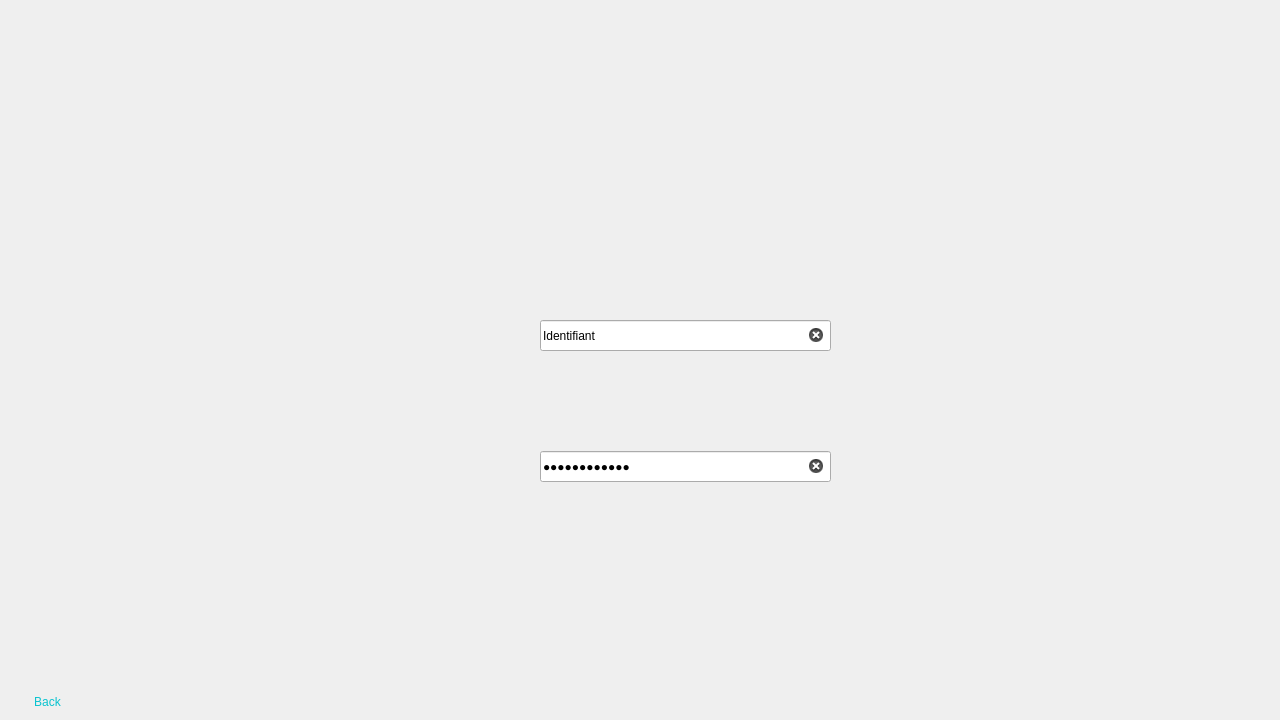
<?xml version="1.0" encoding="UTF-8"?>
<ui version="4.0">
 <class>loginSec</class>
 <widget class="QDialog" name="loginSec">
  <property name="geometry">
   <rect>
    <x>0</x>
    <y>0</y>
    <width>1280</width>
    <height>720</height>
   </rect>
  </property>
  <property name="minimumSize">
   <size>
    <width>1280</width>
    <height>720</height>
   </size>
  </property>
  <property name="maximumSize">
   <size>
    <width>1280</width>
    <height>720</height>
   </size>
  </property>
  <property name="baseSize">
   <size>
    <width>1280</width>
    <height>720</height>
   </size>
  </property>
  <property name="windowTitle">
   <string>MED++</string>
  </property>
  <widget class="QWidget" name="widget" native="true">
   <property name="geometry">
    <rect>
     <x>0</x>
     <y>0</y>
     <width>1281</width>
     <height>721</height>
    </rect>
   </property>
   <property name="styleSheet">
    <string notr="true">QWidget#widget 
{
	background-image: url(:/Loginsec.png);
}</string>
   </property>
   <widget class="QLineEdit" name="lineEdit_2">
    <property name="geometry">
     <rect>
      <x>540</x>
      <y>451</y>
      <width>291</width>
      <height>31</height>
     </rect>
    </property>
    <property name="text">
     <string>Mot de passe</string>
    </property>
    <property name="echoMode">
     <enum>QLineEdit::Password</enum>
    </property>
    <property name="clearButtonEnabled">
     <bool>true</bool>
    </property>
   </widget>
   <widget class="QLineEdit" name="lineEdit">
    <property name="geometry">
     <rect>
      <x>540</x>
      <y>320</y>
      <width>291</width>
      <height>31</height>
     </rect>
    </property>
    <property name="text">
     <string>Identifiant</string>
    </property>
    <property name="clearButtonEnabled">
     <bool>true</bool>
    </property>
   </widget>
   <widget class="QWidget" name="widget_2" native="true">
    <property name="geometry">
     <rect>
      <x>610</x>
      <y>560</y>
      <width>81</width>
      <height>71</height>
     </rect>
    </property>
    <widget class="QPushButton" name="pushButton">
     <property name="geometry">
      <rect>
       <x>0</x>
       <y>2</y>
       <width>81</width>
       <height>71</height>
      </rect>
     </property>
     <property name="styleSheet">
      <string notr="true">QPushButton{
border-style:solid;

background-color:#AARRGGBB ;
color:#fff;
border-radius:7px;
}</string>
     </property>
     <property name="text">
      <string/>
     </property>
    </widget>
   </widget>
   <widget class="QPushButton" name="pushButton_2">
    <property name="geometry">
     <rect>
      <x>10</x>
      <y>690</y>
      <width>75</width>
      <height>23</height>
     </rect>
    </property>
    <property name="styleSheet">
     <string notr="true">QPushButton{
border-style:solid;

background-color:#AARRGGBB ;
color:#0AC3CF;
border-radius:7px;
}</string>
    </property>
    <property name="text">
     <string>Back</string>
    </property>
   </widget>
  </widget>
 </widget>
 <resources/>
 <connections/>
</ui>
